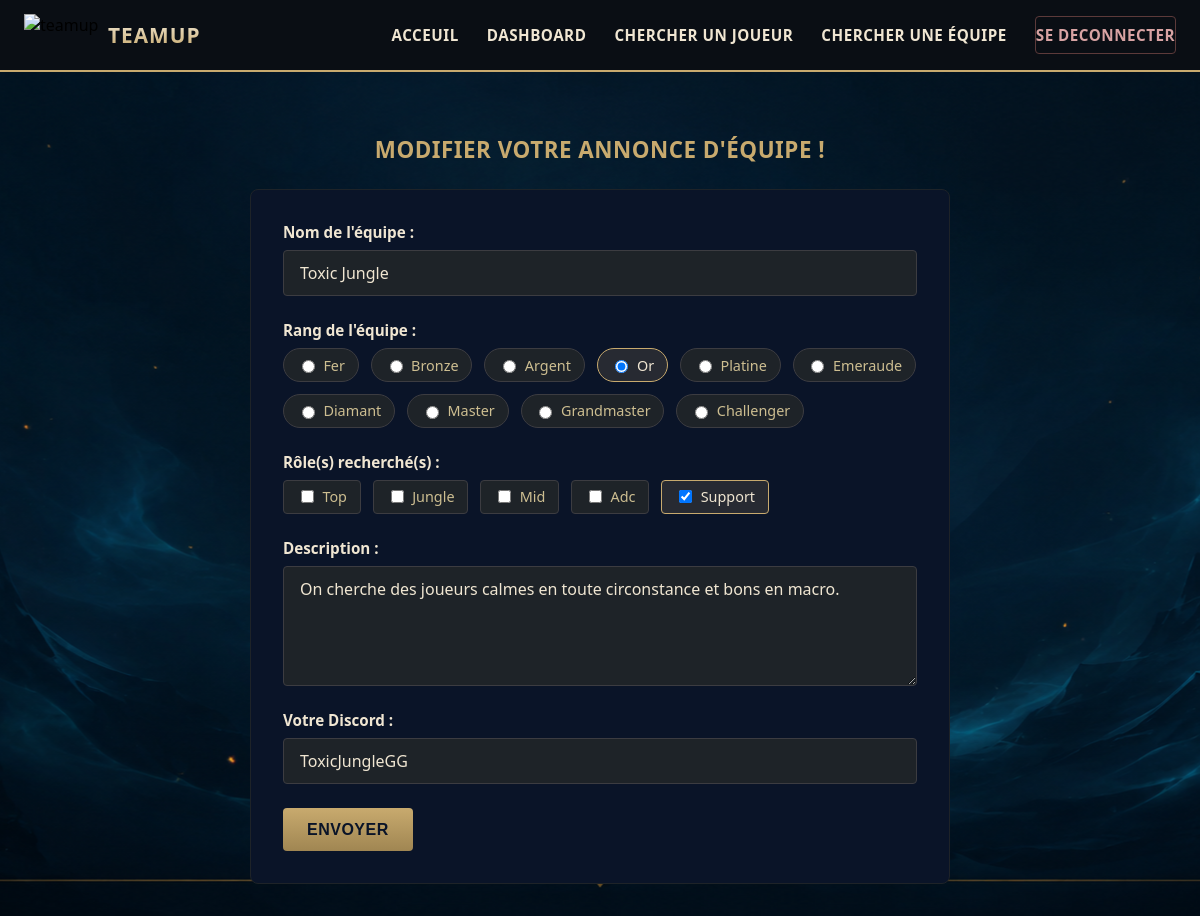
Screenshot of /pages/team_post_edit.php?id=9 (signed in) with the database file from the repository.
### tables this page shows
CREATE TABLE `team_posts` (
  `id` int(11) NOT NULL,
  `user_id` int(10) UNSIGNED NOT NULL,
  `name` varchar(255) NOT NULL,
  `rank` varchar(255) NOT NULL,
  `role` varchar(255) NOT NULL,
  `description` text NOT NULL,
  `discord` varchar(255) NOT NULL,
  `created_at` datetime NOT NULL DEFAULT CURRENT_TIMESTAMP
);

### functions/posts.php (called while the page is built, shortened)
<?php
function get_team_post_by_id($id) {
    $pdo = getPDO();
    $sql = "SELECT t.id, t.user_id, t.name, t.rank, t.role, t.description, t.discord, t.created_at FROM team_posts as t WHERE t.id = :id";
    $pstmt = $pdo->prepare($sql);
    $pstmt->execute(["id" => $id]);
  $teamPost = $pstmt->fetchAll(PDO::FETCH_ASSOC);
  return $teamPost;
}

### pages/team_post_edit.php (the view, shortened to what this page needs)
<?php
require_once "../functions/posts.php";
?>
<!DOCTYPE html>
<html lang="fr">
<head>
    <link rel="stylesheet" href="/teamup/assets/css/style.css">
</head>
<body>
    <?php require_once "../partials/header.php"; ?>
        <div class="page-content">
            <?php
                $teamPost = get_team_post_by_id($_GET["id"]);
                $teamPost = $teamPost[0];
            ?>
                <h4 class="form-title">Modifier votre annonce d'équipe !</h4>
                    <div class="form-wrapper">
                        <form method="POST" action="../traitements/traitement_team_post_edit.php?id=<?php echo $teamPost["id"]; ?>" class="form">
                            <div class="form-group">
                                <label for="team-name" class="form-label">Nom de l'équipe :</label>
                                <input type="text" name="name" id="team-name" class="form-input" value="<?= $teamPost["name"]; ?>" required>
                            </div>
                            <div class="form-group">
                                <label class="form-label">Rang de l'équipe :</label>
                                <div class="radio-group">
                                    <label class="radio-option"><input type="radio" name="rank" id="team-iron" value="iron" required <?php if(strpos($teamPost["rank"], "iron")!== false){ ?> checked <?php } ?>> Fer</label>
                                    <label class="radio-option"><input type="radio" name="rank" id="team-bronze" value="bronze" required <?php if(strpos($teamPost["rank"], "bronze")!== false){ ?> checked <?php } ?>> Bronze</label>
                                    <label class="radio-option"><input type="radio" name="rank" id="team-silver" value="silver" required <?php if(strpos($teamPost["rank"], "silver")!== false){ ?> checked <?php } ?>> Argent</label>
                                    <label class="radio-option"><input type="radio" name="rank" id="team-gold" value="gold" required <?php if(strpos($teamPost["rank"], "gold")!== false){ ?> checked <?php } ?>> Or</label>
                                    <label class="radio-option"><input type="radio" name="rank" id="team-platinum" value="platinum" required <?php if(strpos($teamPost["rank"], "platinum")!== false){ ?> checked <?php } ?>> Platine</label>
                                    <label class="radio-option"><input type="radio" name="rank" id="team-emerald" value="emerald" required <?php if(strpos($teamPost["rank"], "emerald")!== false){ ?> checked <?php } ?>> Emeraude</label>
                                    <label class="radio-option"><input type="radio" name="rank" id="team-diamond" value="diamond" required <?php if(strpos($teamPost["rank"], "diamond")!== false){ ?> checked <?php } ?>> Diamant</label>
                                    <label class="radio-option"><input type="radio" name="rank" id="team-master" value="master" required <?php if(strpos($teamPost["rank"], "master")!== false){ ?> checked <?php } ?>> Master</label>
                                    <label class="radio-option"><input type="radio" name="rank" id="team-grandmaster" value="grandmaster" required <?php if(strpos($teamPost["rank"], "grandmaster")!== false){ ?> checked <?php } ?>> Grandmaster</label>
                                    <label class="radio-option"><input type="radio" name="rank" id="team-challenger" value="challenger" required <?php if(strpos($teamPost["rank"], "challenger")!== false){ ?> checked <?php } ?>> Challenger</label>
                                </div>
                            </div>
                            <div class="form-group">
                                <label class="form-label">Rôle(s) recherché(s) :</label>
                                <div class="checkbox-group">
                                    <label class="checkbox-option"><input type="checkbox" name="role[]" id="team-top" value="top" <?php if(strpos($teamPost["role"], "top")!== false){ ?> checked <?php } ?>> Top</label>
                                    <label class="checkbox-option"><input type="checkbox" name="role[]" id="team-jungle" value="jungle" <?php if(strpos($teamPost["role"], "jungle")!== false){ ?> checked <?php } ?>> Jungle</label>
                                    <label class="checkbox-option"><input type="checkbox" name="role[]" id="team-mid" value="mid" <?php if(strpos($teamPost["role"], "mid")!== false){ ?> checked <?php } ?>> Mid</label>
                                    <label class="checkbox-option"><input type="checkbox" name="role[]" id="team-adc" value="adc" <?php if(strpos($teamPost["role"], "adc")!== false){ ?> checked <?php } ?>> Adc</label>
                                    <label class="checkbox-option"><input type="checkbox" name="role[]" id="team-support" value="support" <?php if(strpos($teamPost["role"], "support")!== false){ ?> checked <?php } ?>> Support</label>
                                </div>
                            </div>
                            <div class="form-group">
                                <label for="team-description" class="form-label">Description :</label>
                                <textarea name="description" id="team-description" class="form-textarea" required><?= $teamPost["description"]; ?></textarea>
                            </div>
                            <div class="form-group">
                                <label for="team-discord" class="form-label">Votre Discord :</label>
                                <input type="text" name="discord" id="team-discord" class="form-input" value="<?= $teamPost["discord"]; ?>" required>
                            </div>
                            <div class="form-group">
                                <button type="submit" name="ok" class="btn btn-primary">
                                    Envoyer
                                </button>
                            </div>
                        </form>
                    </div>
        </div>
</body>
</html>

### assets/css/style.css (style rules this page uses)
*, *::before, *::after { box-sizing: border-box; }
body { margin: 0; font-family: 'Segoe UI', Arial, sans-serif; background-color: #05070a; }
.page-content { background-image: url("../images/background_teamup.png"); background-size: cover; background-position: center; background-repeat: no-repeat; background-attachment: fixed; min-height: calc(100vh - 70px); padding-top: 2rem; padding-bottom: 2rem; }
.form-wrapper { width: 100%; max-width: 700px; margin: 0 auto; padding: 2rem; background: #0a1428; border: 1px solid #1e2328; border-radius: 8px; }
.form-title { text-align: center; margin-bottom: 1.5rem; color: #c8aa6e; font-size: 1.4rem; letter-spacing: 0.5px; text-transform: uppercase; }
.form { display: flex; flex-direction: column; gap: 1.5rem; }
.form-group { display: flex; flex-direction: column; gap: 0.5rem; }
.form-label { font-weight: 600; font-size: 0.95rem; color: #f0e6d2; }
.form-input, .form-textarea { padding: 0.7rem 1rem; background: #1e2328; border: 1px solid #3c3c41; border-radius: 4px; color: #f0e6d2; font-size: 1rem; font-family: inherit; transition: border-color 0.2s ease, box-shadow 0.2s ease; }
.form-input::placeholder, .form-textarea::placeholder { color: #7a7a7a; }
.form-textarea { min-height: 120px; resize: vertical; }
.radio-group { display: flex; flex-wrap: wrap; gap: 0.75rem; }
.radio-option { display: flex; align-items: center; gap: 0.35rem; padding: 0.4rem 0.8rem; background: #1e2328; border: 1px solid #3c3c41; border-radius: 20px; color: #cdbe91; cursor: pointer; font-size: 0.9rem; transition: background 0.2s ease, border-color 0.2s ease, color 0.2s ease; }
.radio-option:has(input:checked) { background: rgba(200, 170, 110, 0.15); border-color: #c8aa6e; color: #f0e6d2; }
.checkbox-group { display: flex; flex-wrap: wrap; gap: 0.75rem; }
.checkbox-option { display: flex; align-items: center; gap: 0.35rem; padding: 0.4rem 0.8rem; background: #1e2328; border: 1px solid #3c3c41; border-radius: 4px; color: #cdbe91; cursor: pointer; font-size: 0.9rem; transition: background 0.2s ease, border-color 0.2s ease, color 0.2s ease; }
.checkbox-option:has(input:checked) { background: rgba(200, 170, 110, 0.15); border-color: #c8aa6e; color: #f0e6d2; }
.btn { padding: 0.8rem 1.5rem; border: none; border-radius: 4px; font-size: 1rem; font-weight: 600; text-transform: uppercase; letter-spacing: 0.5px; cursor: pointer; align-self: flex-start; transition: background 0.2s ease, box-shadow 0.2s ease; }
.btn-primary { background: linear-gradient(180deg, #c8aa6e, #a08652); color: #0a1428; }

### rows the page displays
team_posts: name "Toxic Jungle", rank "☐ Fer", rank "☐ Bronze", rank "☐ Argent", rank "☑ Or", rank "☐ Platine", rank "☐ Emeraude", rank "☐ Diamant", rank "☐ Master", rank "☐ Grandmaster", rank "☐ Challenger", role "☑", description "On cherche des joueurs calmes en toute circonstance et bons en macro.", discord "ToxicJungleGG"
